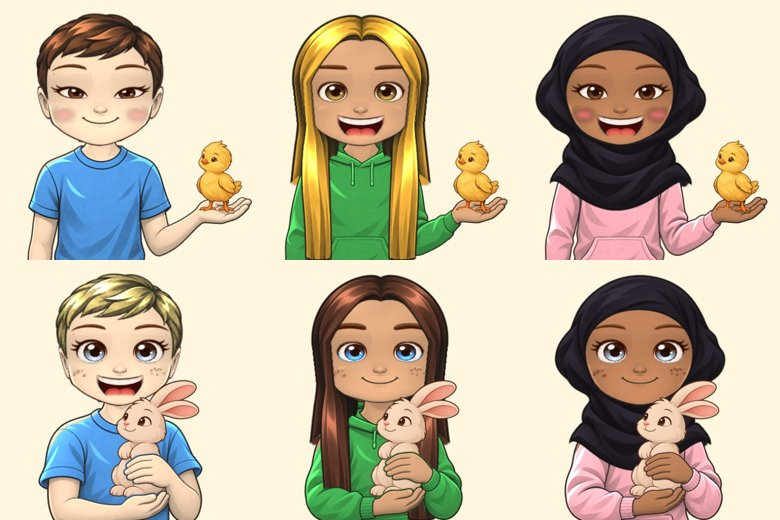
#> input picture gelistirme/v2_gun2_kontrol/yeni_avuc_kucak_buyutulmus.jpg, 780 x 520 px, given in place of hat_cap.png, which was not available
$ python faz2_katmanlari_hazirla.py
#> lines starting #> are read from the running program, lines starting #| are printed output that depends on the picture
### gelistirme/avatar_uretim/paketle.py
#!/usr/bin/env python3
"""Package the avatar layers from aligned PNG masters."""

from __future__ import annotations

import argparse
import json
from pathlib import Path

import numpy as np
from PIL import Image


ROOT = Path(__file__).resolve().parent
SOURCE = ROOT / "kaynak"
PUBLIC = ROOT.parent.parent / "public" / "av"
CANVAS = (512, 512)

SKINS = [
    ("skin_light", "Açık", "f6d4b4"),
    ("skin_wheat", "Buğday", "ddb18a"),
    ("skin_brown", "Esmer", "b77c56"),
    ("skin_tan", "Bronz", "8d563b"),
    ("skin_dark", "Koyu", "59372c"),
]

HAIR_COLORS = [
    ("black", "Siyah", "2c1b18", 0),
    ("dark_brown", "Koyu kahve", "493027", 0),
    ("brown", "Kahve", "74472e", 0),
    ("auburn", "Kızıl kahve", "8e402b", 0),
    ("blonde", "Sarı", "d6ad56", 0),
    ("golden_blonde", "Altın sarısı", "edc66c", 0),
    ("red", "Kızıl", "bd4537", 10),
    ("platinum", "Platin", "e8dfc5", 10),
    ("silver", "Gümüş", "a9adb4", 15),
    ("pink", "Pembe", "e783aa", 20),
    ("blue", "Mavi", "478acb", 20),
    ("purple", "Mor", "885bc0", 20),
    ("green", "Yeşil", "53a978", 25),
    ("crimson", "Kırmızı", "d83a4f", 25),
    ("turquoise", "Turkuaz", "40b9b5", 25),
]

HAIRSTYLES = [
    ("short", "Kısa düz"),
    ("ponytail", "At kuyruğu"),
    ("curly", "Kısa kıvırcık"),
    ("afro", "Afro"),
    ("straight_long", "Uzun düz"),
    ("bob", "Omuz boyu küt"),
    ("bun", "Tepede topuz"),
    ("braids", "İki örgü"),
    ("space_buns", "İki yan topuz"),
    ("wavy_long", "Uzun dalgalı"),
    ("bangs_long", "Kahküllü uzun"),
    ("spiky", "Dikenli kirpi saç"),
    ("side_part", "Yandan ayrık düzgün"),
    ("headscarf", "Başörtüsü"),
]


def _rgba_at_512(path: Path) -> Image.Image:
    with Image.open(path) as image:
        return image.convert("RGBA").resize(CANVAS, Image.Resampling.LANCZOS)


def _mask_at_512(path: Path) -> Image.Image:
    with Image.open(path) as image:
        return image.convert("L").resize(CANVAS, Image.Resampling.LANCZOS)


def _gray_in_mask(layer: Image.Image, mask: Image.Image) -> Image.Image:
    """Grayscale dyeable pixels while preserving untouched artwork and alpha."""
    rgba = np.asarray(layer.convert("RGBA"), dtype=np.uint8).copy()
    mask_array = np.asarray(mask.convert("L"), dtype=np.uint8)
    rgb = rgba[..., :3].astype(np.float32)
    lum = np.rint(rgb[..., 0] * 0.2126 + rgb[..., 1] * 0.7152 + rgb[..., 2] * 0.0722)
    gray = np.repeat(lum[..., None], 3, axis=2).astype(np.uint8)
    rgba[..., :3] = np.where(mask_array[..., None] > 0, gray, rgba[..., :3])
    return Image.fromarray(rgba, "RGBA")


# [39 lines left out: functions _ref, tint, _save_layer, not called in this run]


def _palette_entry(name: str, hex_color: str) -> dict[str, str]:
    return {"name": name, "hex": hex_color}


# [208 lines left out: functions package_phase1, package_phase2, package_phase3, package_phase4, main, not called in this run]


# [2 lines that do not run on import are left out]

### gelistirme/avatar_uretim/faz2_katmanlari_hazirla.py
#!/usr/bin/env python3
"""Clean and align the ImageGen accessory drawings on the 1024 px avatar."""

from pathlib import Path

import numpy as np
from PIL import Image

from faz2_katalog import ACCESSORIES
from paketle import SOURCE, _gray_in_mask


PILOT = Path(__file__).resolve().parent.parent / "pilot_avatar" / "kaynak"
RAW = SOURCE / "imagegen" / "faz2"
CANVAS = (1024, 1024)
LANCZOS = Image.Resampling.LANCZOS
LUMA = np.array([0.2126, 0.7152, 0.0722], dtype=np.float32)

# Width, height and the center of the front lower edge (in avatar pixels).
HAT_FITS = {
    "pom": (478, 331, 341),
    "earflap": (498, 420, 341),
    "cat": (492, 313, 343),
    "bucket": (533, 310, 341),
    "cowboy": (593, 280, 350),
    "wizard": (625, 450, 350),
    "pirate": (560, 430, 340),
    "crown": (490, 343, 341),
    "pilot": (545, 388, 342),
    "bear": (520, 360, 338),
}

# Bounds are calibrated to the eye centers / hinge span of the round pilot
# frame. The one-sided patch uses the left iris, with its strap above the right.
GLASSES_FITS = {
    "square": (310, 369, 715, 513),
    "aviator": (309, 368, 715, 510),
    "sunglasses": (308, 368, 716, 509),
    "heart": (305, 366, 719, 520),
    "star": (289, 345, 735, 528),
    "eyepatch": (300, 339, 729, 503),
}


def read_rgba(path):
    with Image.open(path) as image:
#> image is the input picture: PIL image 780x520 RGB; mean R, G, B 201.4, 189.3, 166.5
        return image.convert("RGBA")


def ramp(value, start, end):
    return np.clip((value - start) / (end - start), 0, 1)


def clean_source(image):
    pixels = np.array(image)
    alpha = pixels[..., 3]
    solid_bounds = image.getchannel("A").point(lambda value: 255 if value >= 150 else 0).getbbox()
    if not solid_bounds:
        raise ValueError("ImageGen output has no opaque artwork")
    # Remove faint alpha haze outside the sprite and from the lens cutouts.
    alpha[:] = np.rint(255 * ramp(alpha.astype(np.float32), 14, 238)).astype(np.uint8)
    x0, y0, x1, y1 = solid_bounds
    return Image.fromarray(pixels).crop((x0 - 2, y0 - 2, x1 + 2, y1 + 2))


def fit(stem, slot, artwork):
    layer = Image.new("RGBA", CANVAS)
    if slot == "hat":
        width, height, anchor = HAT_FITS[stem]
        sprite = artwork.resize((width, height), LANCZOS)
        solid = np.array(sprite.getchannel("A")) > 190
        bottom = np.max(np.where(solid, np.arange(height)[:, None], 0), axis=0)
        center = round(float(np.median(bottom[width // 2 - 12:width // 2 + 12])))
        x, y = (CANVAS[0] - width) // 2, anchor - center
    else:
        x, y, right, bottom = GLASSES_FITS[stem]
        sprite = artwork.resize((right - x, bottom - y), LANCZOS)
    if x < 0 or y < 0 or x + sprite.width > CANVAS[0] or y + sprite.height > CANVAS[1]:
        raise ValueError(f"{stem}: artwork exceeds the 1024 px canvas")
    layer.alpha_composite(sprite, (x, y))
    return layer


def dye_mask(layer, stem):
#> called with stem = 'cap'
    pixels = np.asarray(layer, dtype=np.float32)
    rgb = pixels[..., :3]
    lum = rgb @ LUMA
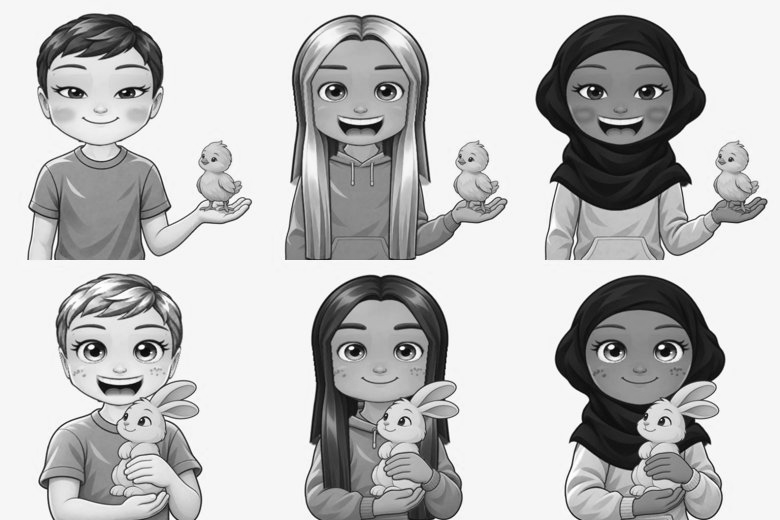
#> lum: shape (520, 780) float32; min 2.63, max 255, mean 190.2
    red, green, blue = np.moveaxis(rgb, -1, 0)
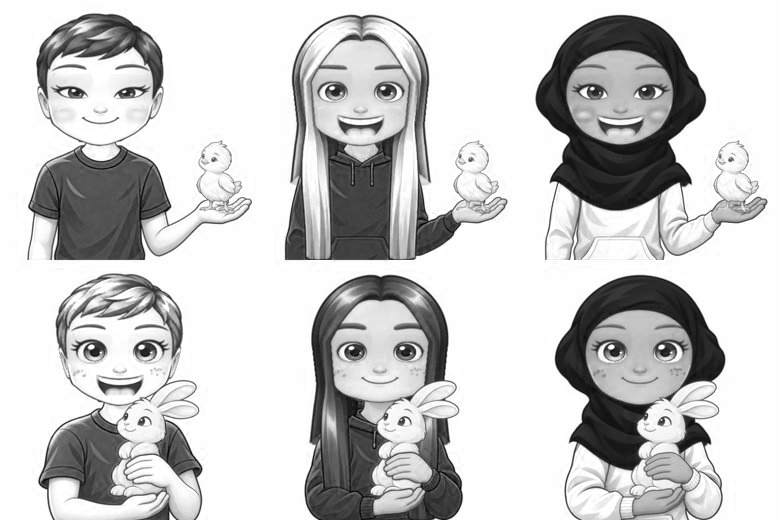
#> red: shape (520, 780) float32; min 0, max 255, mean 201.4
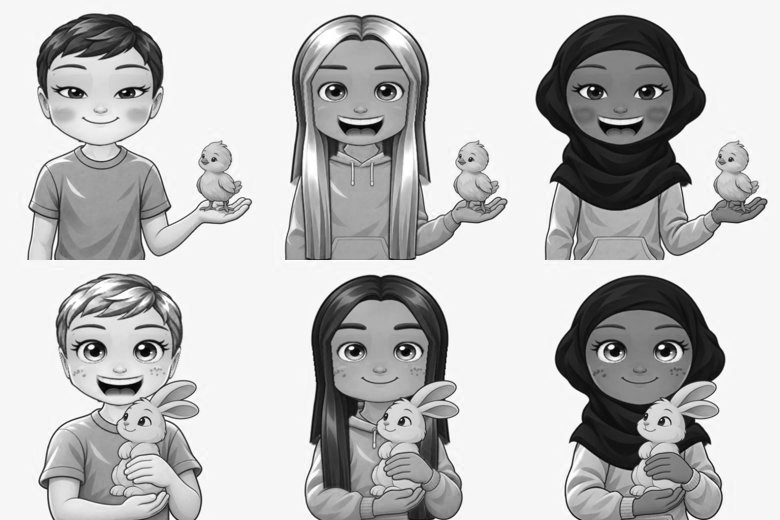
#> green: shape (520, 780) float32; min 0, max 255, mean 189.3
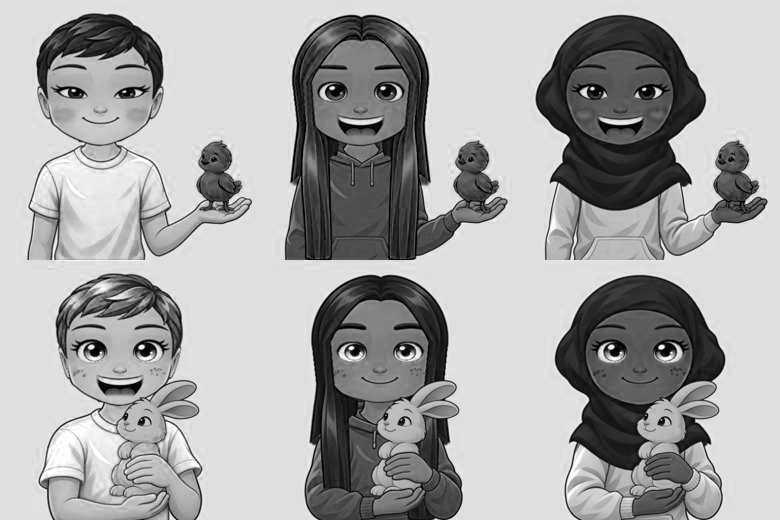
#> blue: shape (520, 780) float32; min 0, max 255, mean 166.5
    dye = ramp(lum, 19, 62) * ramp(pixels[..., 3], 0, 110)
#> in ramp, `return np.clip((value - start) / (end - start), 0, 1)`:
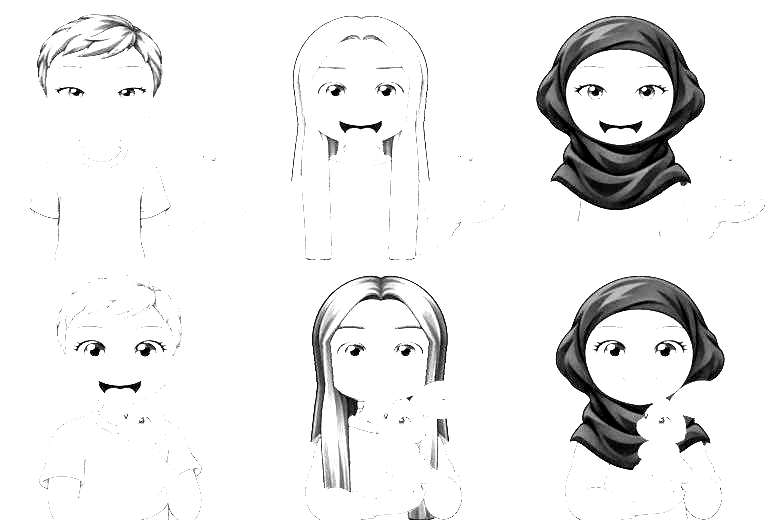
#> returned value: shape (520, 780) float32; min 0, max 1, mean 0.932
#> in ramp (call 2), `return np.clip((value - start) / (end - start), 0, 1)`: returned value: shape (520, 780) float32; every value is 1
    if stem in {"wizard", "aviator", "cowboy", "square", "bear", "star", "heart"}:
        # Keep warm stars, hinges, the hat band and teddy ear lining in source colors.
        dye *= ramp(np.maximum(green, blue) - red, 6, 25)
    if stem == "sunglasses":
        # Teal acetate has more green than red. The dark lenses do not.
        dye *= ramp(green - red, 7, 25)
    if stem == "round":
        # Preserve the gold rivets against the pilot's plum acetate frame.
        dye *= ramp(blue - green, -8, 4)
    return Image.fromarray(np.uint8(np.rint(dye * 255)))
#> returned value: PIL image 780x520 L


def main():
    pilot_art = {"cap": "hat_cap.png", "round": "glasses_round.png"}
    for slot, accessories in ACCESSORIES.items():
        folder = SOURCE / slot
        folder.mkdir(parents=True, exist_ok=True)
        for stem, _, _, variants in accessories:
            if stem in pilot_art:
                layer = read_rgba(PILOT / pilot_art[stem])
            else:
                raw_stem = "eyepatch_v2" if stem == "eyepatch" else stem
                layer = fit(stem, slot, clean_source(read_rgba(RAW / f"{raw_stem}.png")))
            if variants:
                mask = dye_mask(layer, stem)
                mask.save(folder / f"{stem}_mask.png", optimize=True)
                layer = _gray_in_mask(layer, mask)
            layer.save(folder / f"{stem}.png", optimize=True)


if __name__ == "__main__":
#> (the run stopped early here; a loop or call above may not have finished)
